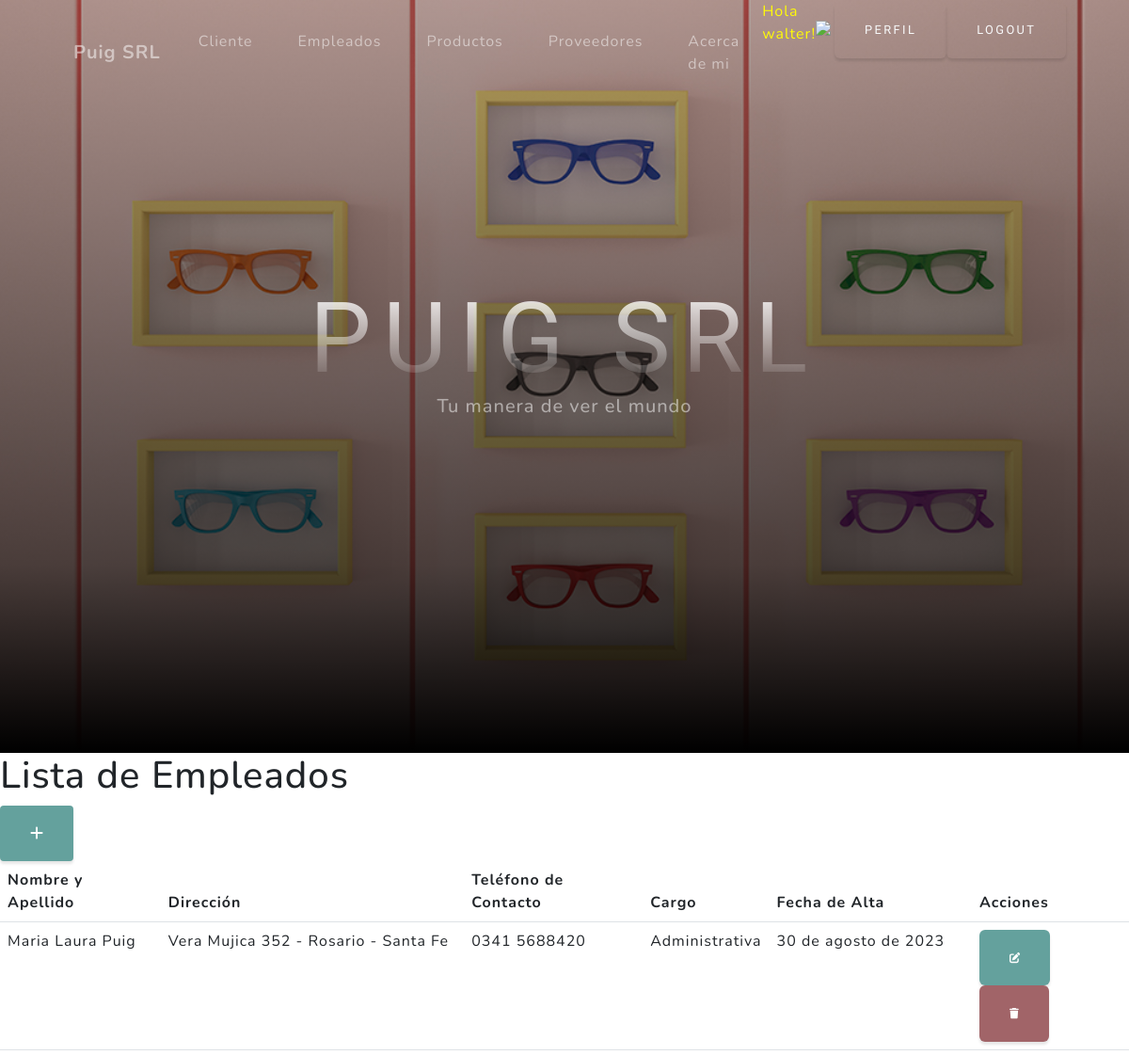
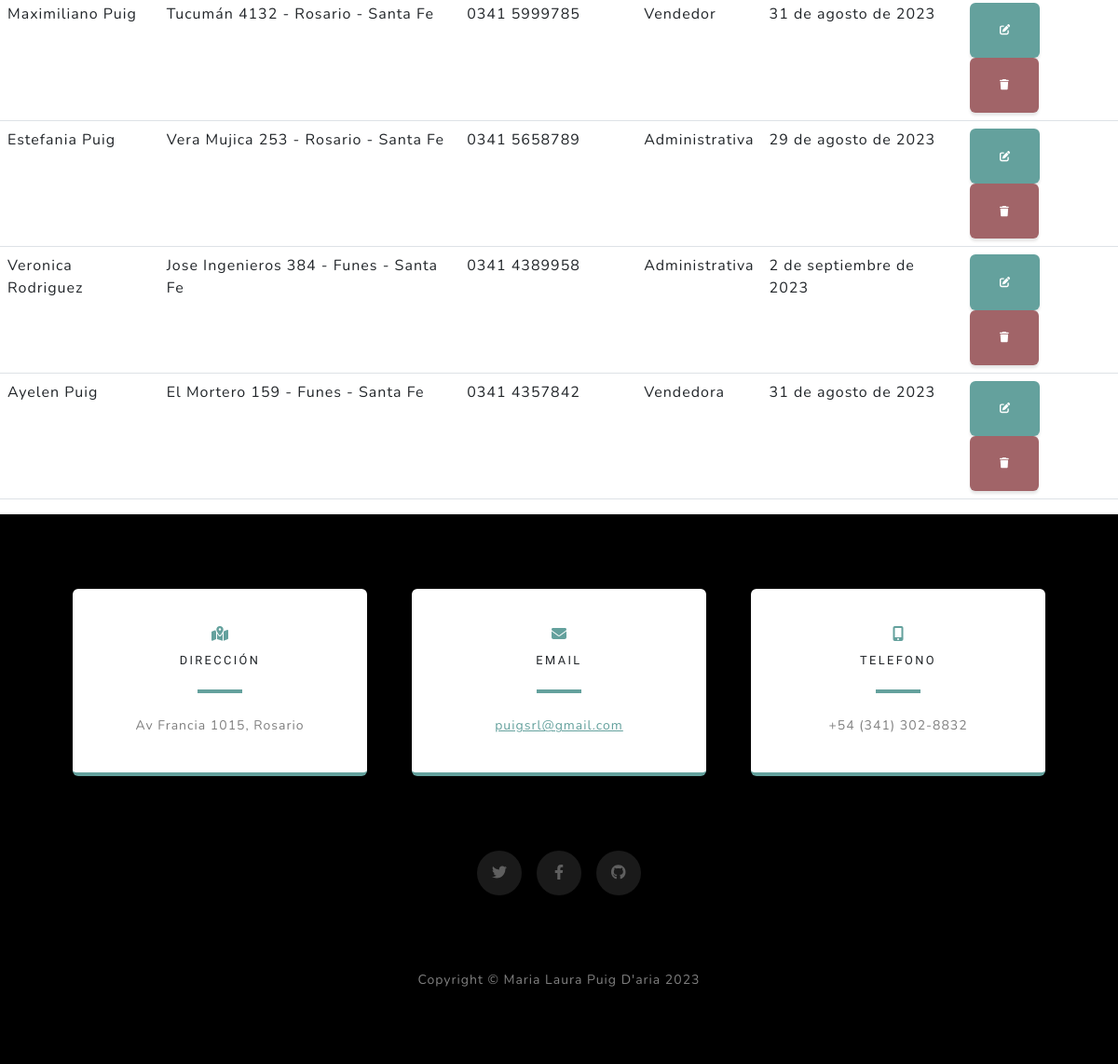
Page /empleados/ (signed in) on the committed database (2 pictures, top to bottom).
### aplicacion/models.py (models this page shows, shortened)
class Empleado(models.Model):
    nombreApellido = models.CharField(max_length=100)
    direccion = models.CharField (max_length=100)
    telefono_contacto = models.CharField(max_length=20)
    cargo = models.CharField(max_length=50)
    fecha_alta = models.DateField(blank=True, null=True)

### aplicacion/views.py (the view)
# urls.py: path('empleados/', empleado, name = "empleados" ),
@login_required
def empleado(request):
    empleados = Empleado.objects.all()
    contexto = {'empleados': empleados}
    return render(request, 'aplicacion/empleados.html', contexto)

### aplicacion/templates/aplicacion/empleados.html (shortened to what this page needs)
{% extends 'aplicacion/base.html' %}
{% load static %}
    {% block contenido %}
    <h1>Lista de Empleados</h1>
    <a href="{% url 'create_empleado' %}" class="btn btn-primary btn-sm">
      <i class="fa fa-plus fa-lg" title="New Record"></i>
  </a>
    <table class="table">
      <thead>
        <tr>
          <th>Nombre y Apellido</th>
          <th>Dirección</th>
          <th>Teléfono de Contacto</th>
          <th>Cargo</th>
          <th>Fecha de Alta</th>
          <th>Acciones</th>
        </tr>
      </thead>
      <tbody>
        {% for empleado in empleados %}
          <tr>
            <td>{{ empleado.nombreApellido }}</td>
            <td>{{ empleado.direccion }}</td>
            <td>{{ empleado.telefono_contacto }}</td>
            <td>{{ empleado.cargo }}</td>
            <td>{{ empleado.fecha_alta }}</td>
            <td>
              <a href="{% url 'update_empleado' pk=empleado.id %}" class="btn btn-primary">
                  <i class="fa fa-edit fa-sm" title="Edit Record"></i>
              </a>
              <a href="{% url 'delete_empleado' pk=empleado.id %}" class="btn btn-danger">
                  <i class="fa fa-trash fa-sm" title="Delete Record"></i>
              </a>
          </td>
          </tr>
        {% empty %}
          <tr>
            <td colspan="5">No hay empleados registrados.</td>
          </tr>
        {% endfor %}
      </tbody>
    </table>
  {% endblock contenido %}

### aplicacion/templates/aplicacion/base.html (shortened to what this page needs)
<!DOCTYPE html>
<html lang="en">
    <head>
        {% load static %}
        <link href="{% static 'aplicacion/css/styles.css' %}" rel="stylesheet" />
    </head>
    <body id="page-top">
        <nav class="navbar navbar-expand-lg navbar-light fixed-top" id="mainNav">
            <div class="container px-4 px-lg-5">
                <a class="navbar-brand" href="{% url 'home' %}">Puig SRL</a>
                {% if user.is_authenticated %}
                <div class="collapse navbar-collapse" id="navbarResponsive">
                    <ul class="navbar-nav ms-auto">
                        <li class="nav-item"><a class="nav-link" href="{% url 'clientes' %}">Cliente</a></li>
                        <li class="nav-item"><a class="nav-link" href="{% url 'empleados' %}">Empleados</a></li>
                        <li class="nav-item"><a class="nav-link" href="{% url 'productos' %}">Productos</a></li>
                        <li class="nav-item"><a class="nav-link" href="{% url 'proveedores' %}">Proveedores</a></li>
                        <li class="nav-item"><a class="nav-link" href="{% url 'acerca_de_mi' %}">Acerca de mi</a></li>
                        <li class="nav-item">
                            <div class="user-info d-flex align-items-center">
                                <p style="color: rgb(255, 251, 7)">Hola {{ user.username }}!</p>
                                    <img src="{{ request.session.avatar }}" height="20px" width="20px" alt="Avatar"/>
                                <div class="ml-2 d-flex align-items-center">
                                    <a class="btn btn-outline-light" href="{% url 'editar_perfil' %}">Perfil</a>
                                    <a class="btn btn-outline-light" href="{% url 'logout' %}">Logout</a>
                                </div>
                            </div>
                        </li>
                          {% else %}
                              <a class="nav-link" href="{% url 'registro' %}">Registro</a>
                          </li>
                              <a class="nav-link" href="{% url 'login' %}">Login</a>
                              {% endif %}
                    </ul>
                </div>
            </div>
        </nav>
        <header class="masthead">
            <div class="container px-4 px-lg-5 d-flex h-100 align-items-center justify-content-center">
                <div class="d-flex justify-content-center">
                    <div class="text-center">
                        <h1 class="mx-auto my-0 text-uppercase">Puig SRL</h1>
                        <h2 class="text-white-50 mx-auto mt-2 mb-5">Tu manera de ver el mundo</h2>
                    </div>
                </div>
            </div>
        </header>
        {% block contenido %}
        {% endblock contenido %}
        <section class="contact-section bg-black">
            <div class="container px-4 px-lg-5">
                <div class="row gx-4 gx-lg-5">
                    <div class="col-md-4 mb-3 mb-md-0">
                        <div class="card py-4 h-100">
                            <div class="card-body text-center">
                                <i class="fas fa-map-marked-alt text-primary mb-2"></i>
                                <h4 class="text-uppercase m-0">Dirección</h4>
                                <hr class="my-4 mx-auto" />
                                <div class="small text-black-50">Av Francia 1015, Rosario</div>
                            </div>
                        </div>
                    </div>
                    <div class="col-md-4 mb-3 mb-md-0">
                        <div class="card py-4 h-100">
                            <div class="card-body text-center">
                                <i class="fas fa-envelope text-primary mb-2"></i>
                                <h4 class="text-uppercase m-0">Email</h4>
                                <hr class="my-4 mx-auto" />
                                <div class="small text-black-50"><a href="#!">puigsrl@gmail.com</a></div>
                            </div>
                        </div>
                    </div>
                    <div class="col-md-4 mb-3 mb-md-0">
                        <div class="card py-4 h-100">
                            <div class="card-body text-center">
                                <i class="fas fa-mobile-alt text-primary mb-2"></i>
                                <h4 class="text-uppercase m-0">Telefono</h4>
                                <hr class="my-4 mx-auto" />
                                <div class="small text-black-50">+54 (341) 302-8832</div>
                            </div>
                        </div>
                    </div>
                </div>
                <div class="social d-flex justify-content-center">
                    <a class="mx-2" href="#!"><i class="fab fa-twitter"></i></a>
                    <a class="mx-2" href="#!"><i class="fab fa-facebook-f"></i></a>
                    <a class="mx-2" href="#!"><i class="fab fa-github"></i></a>
                </div>
            </div>
        </section>
        <footer class="footer bg-black small text-center text-white-50"><div class="container px-4 px-lg-5">Copyright &copy; Maria Laura Puig D'aria 2023</div></footer>
    </body>
</html>

### rows in the picture
Empleado: nombreApellido "Maria Laura Puig", direccion "Vera Mujica 352 - Rosario - Santa Fe", telefono_contacto "0341 5688420", cargo "Administrativa", fecha_alta "30 de agosto de 2023"
Empleado: nombreApellido "Maximiliano Puig", direccion "Tucumán 4132 - Rosario - Santa Fe", telefono_contacto "0341 5999785", cargo "Vendedor", fecha_alta "31 de agosto de 2023"
Empleado: nombreApellido "Estefania Puig", direccion "Vera Mujica 253 - Rosario - Santa Fe", telefono_contacto "0341 5658789", cargo "Administrativa", fecha_alta "29 de agosto de 2023"
Empleado: nombreApellido "Veronica Rodriguez", direccion "Jose Ingenieros 384 - Funes - Santa Fe", telefono_contacto "0341 4389958", cargo "Administrativa", fecha_alta "2 de septiembre de 2023"
Empleado: nombreApellido "Ayelen Puig", direccion "El Mortero 159 - Funes - Santa Fe", telefono_contacto "0341 4357842", cargo "Vendedora", fecha_alta "31 de agosto de 2023"

### other values in the picture
{{ user.username }} "walter"
